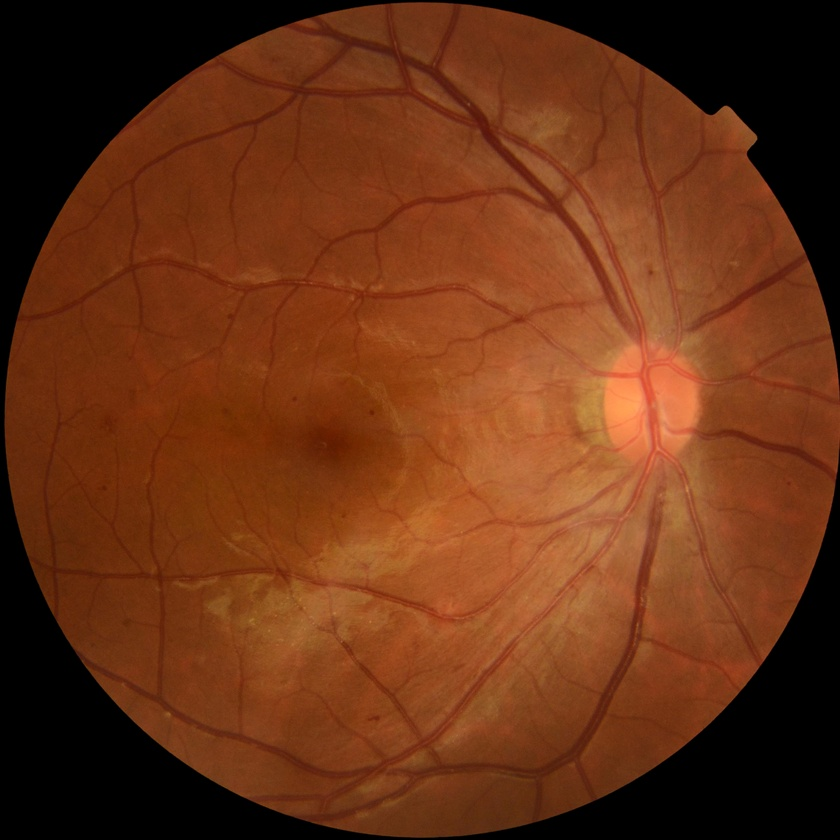
#> input picture datasets/DDR/test/images/007-1853-100.jpg, 840 x 840 px, shrunk from 2400 x 2400 before the run
$ python -i util.py   (imports and definitions only)
#> lines starting #> are read from the running program, lines starting #| are printed output that depends on the picture
#> further down, picture is the input picture: shape (840, 840, 3); mean B, G, R 21.2, 50, 104.4
import albumentations as A
import cv2
import numpy as np

from util_keypoints import transform_keypoints, remap_labels

# [1 line not run here, left out]


# [122 lines left out: functions save, read, parse_cordinates, parse_labels, albumentations_crop, sanitize_pixels and 2 more, not called in this run]


def clahe(img):
    lab = cv2.cvtColor(img, cv2.COLOR_BGR2LAB)
#> lab: shape (840, 840, 3); mean of channels 0, 1, 2 70.7, 149.2, 155.4
    l, a, b = cv2.split(lab)
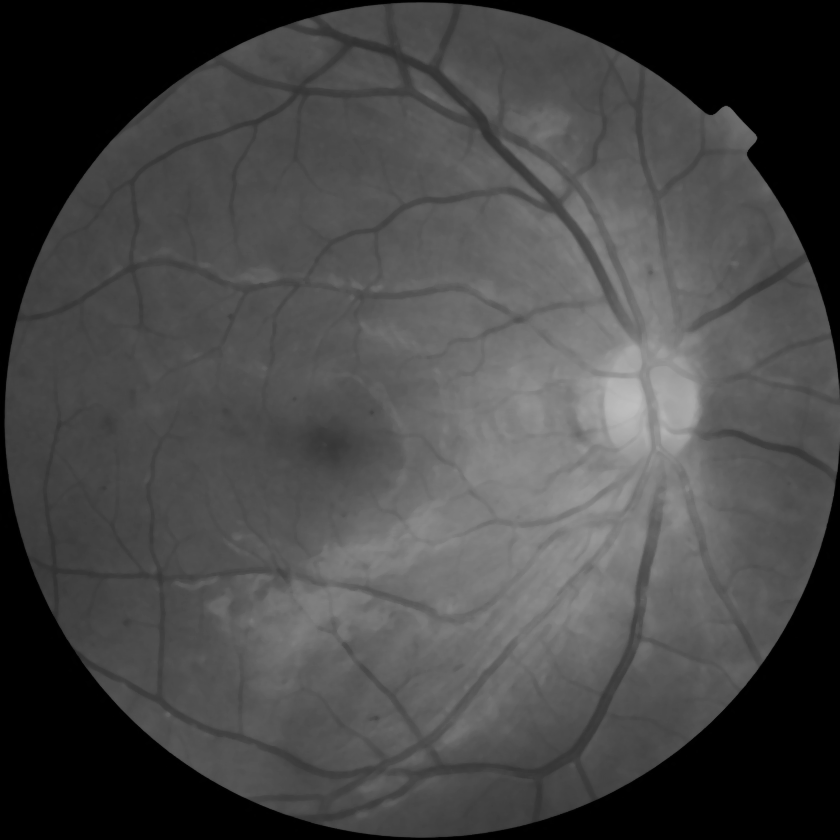
#> l: shape (840, 840); min 0, max 191, mean 70.7
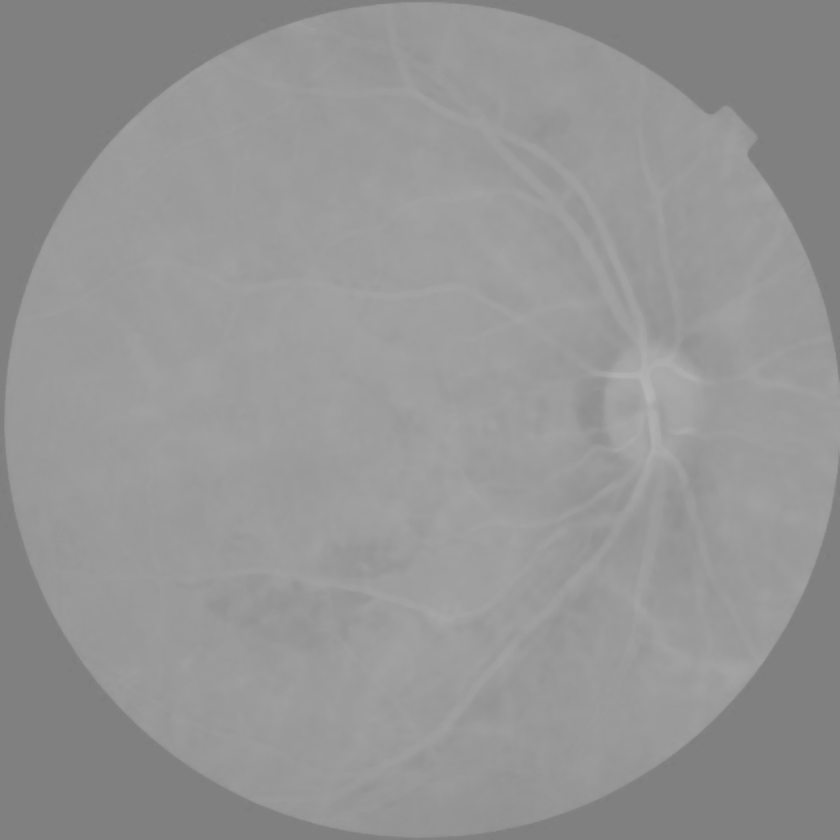
#> a: shape (840, 840); min 126, max 182, mean 149.2
    image_clahe = cv2.createCLAHE(clipLimit=6, tileGridSize=(8, 8))
    cl = image_clahe.apply(l)
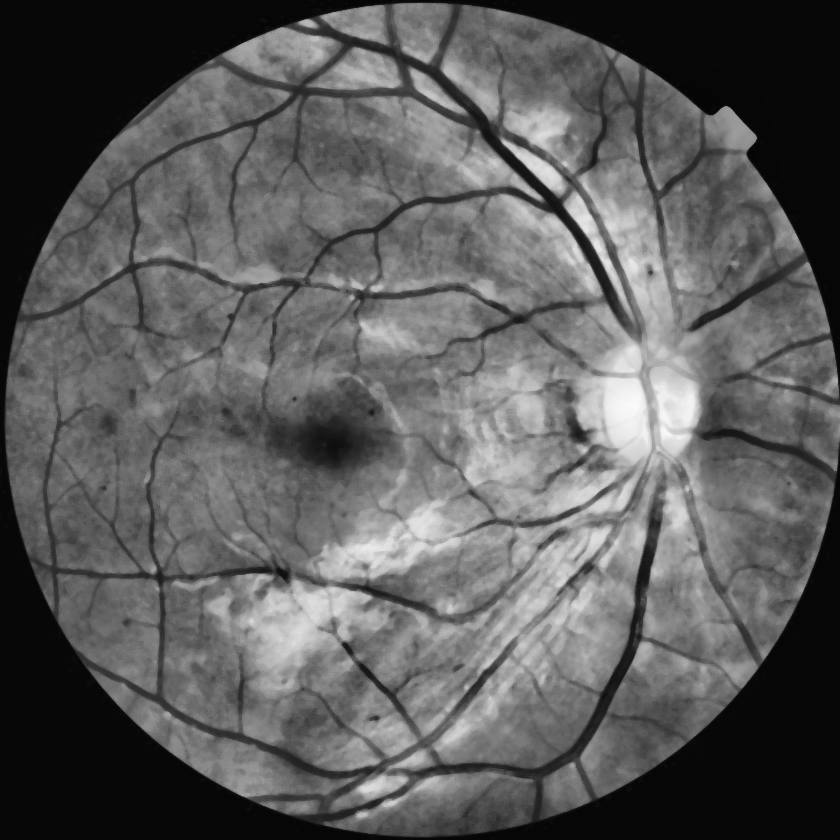
#> cl: shape (840, 840); min 5, max 249, mean 91.7
    limg = cv2.merge((cl, a, b))
#> limg: shape (840, 840, 3); mean of channels 0, 1, 2 91.7, 149.2, 155.4
    return cv2.cvtColor(limg, cv2.COLOR_LAB2BGR)
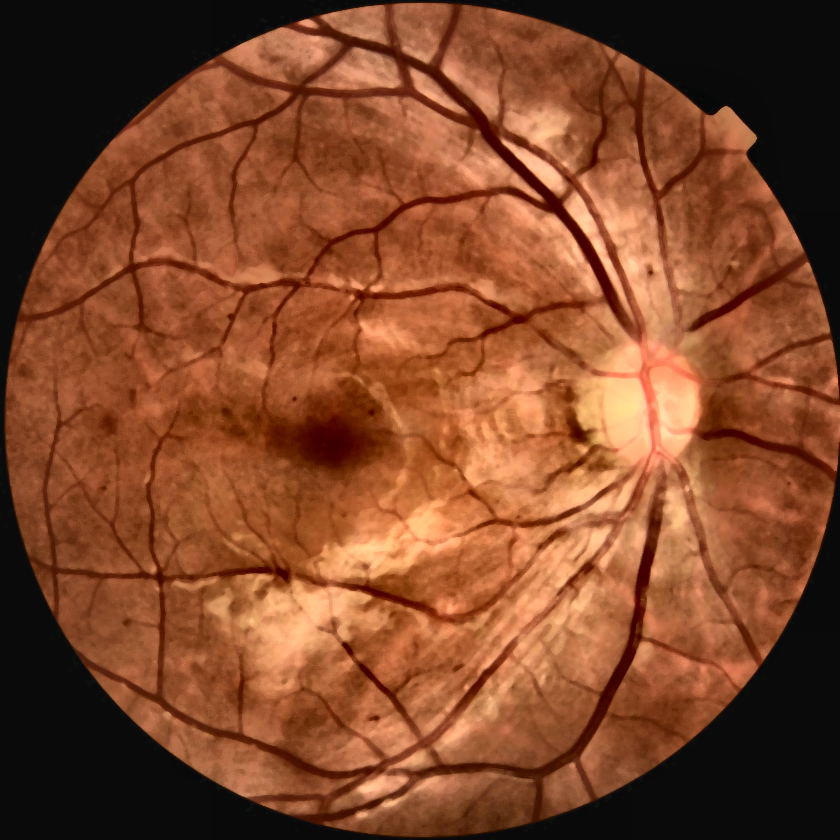
#> returned value: shape (840, 840, 3); mean B, G, R 41.4, 71.1, 128.1


def apply_pre_process(image):
    image_median_filter = cv2.medianBlur(src=image, ksize=5)
    image_clahe = clahe(image_median_filter)
    image_bilateral_filter = cv2.bilateralFilter(src=image_clahe, d=9, sigmaColor=75, sigmaSpace=75)
    return image_bilateral_filter

>>> import cv2
>>> picture = cv2.imread('../../datasets/DDR/test/images/007-1853-100.jpg')
>>> result = apply_pre_process(picture)

$ run again, on datasets/DDR/test/images/007-2408-100.jpg
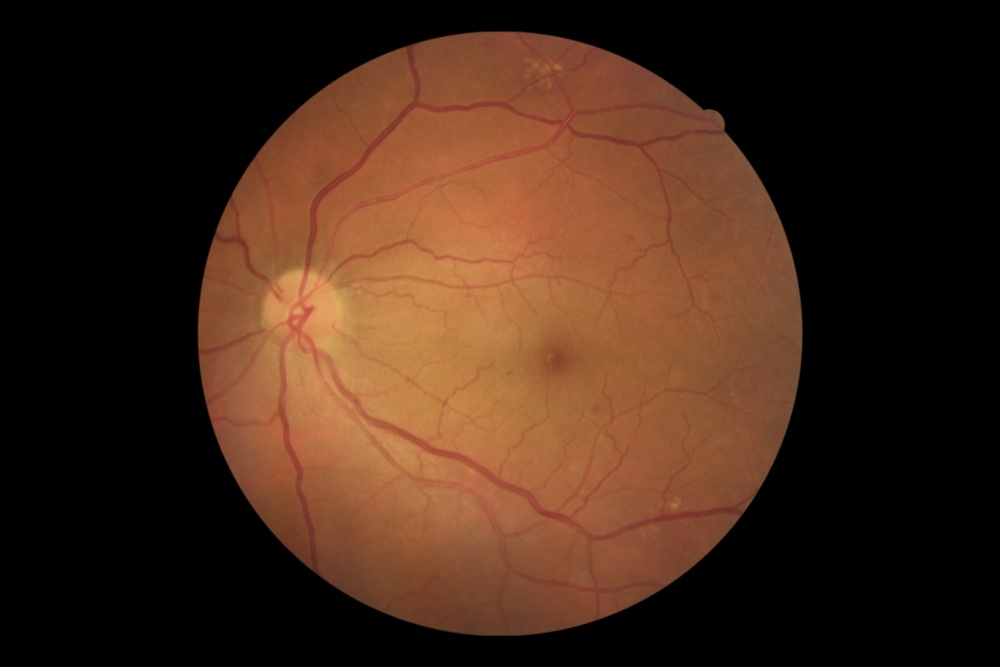
#> input picture datasets/DDR/test/images/007-2408-100.jpg, 1000 x 667 px, shrunk from 2592 x 1728 before the run
#> picture is the input picture: shape (667, 1000, 3); mean B, G, R 24.8, 40.2, 67
#> lab: shape (667, 1000, 3); mean of channels 0, 1, 2 50.3, 137.4, 141.3
#> in clahe, `l, a, b = cv2.split(lab)`:
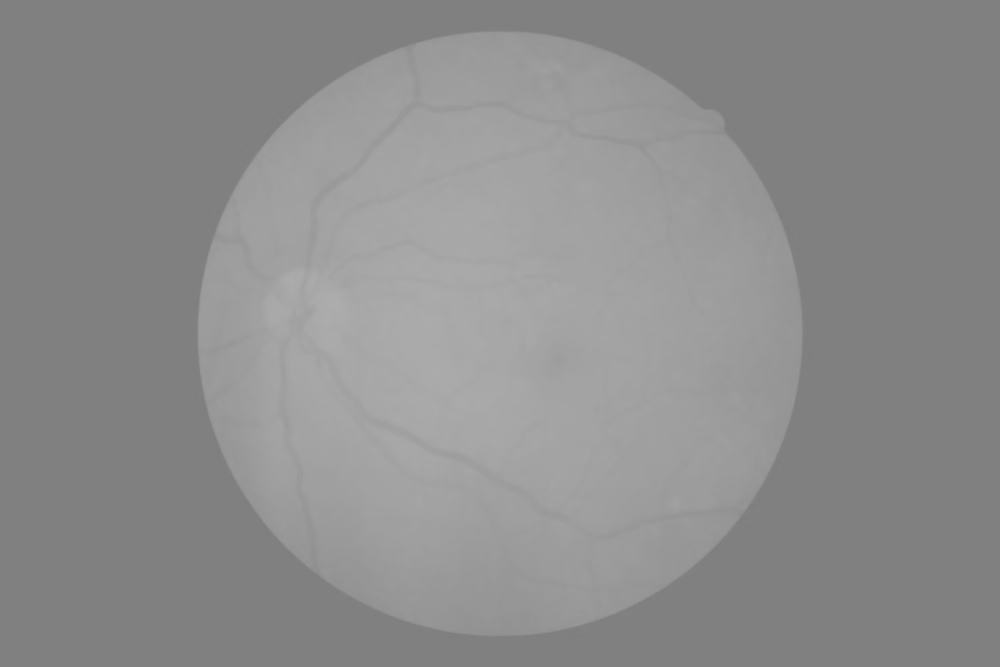
#> b: shape (667, 1000); min 126, max 174, mean 141.3
#> limg: shape (667, 1000, 3); mean of channels 0, 1, 2 58.3, 137.4, 141.3
#> in clahe, `return cv2.cvtColor(limg, cv2.COLOR_LAB2BGR)`:
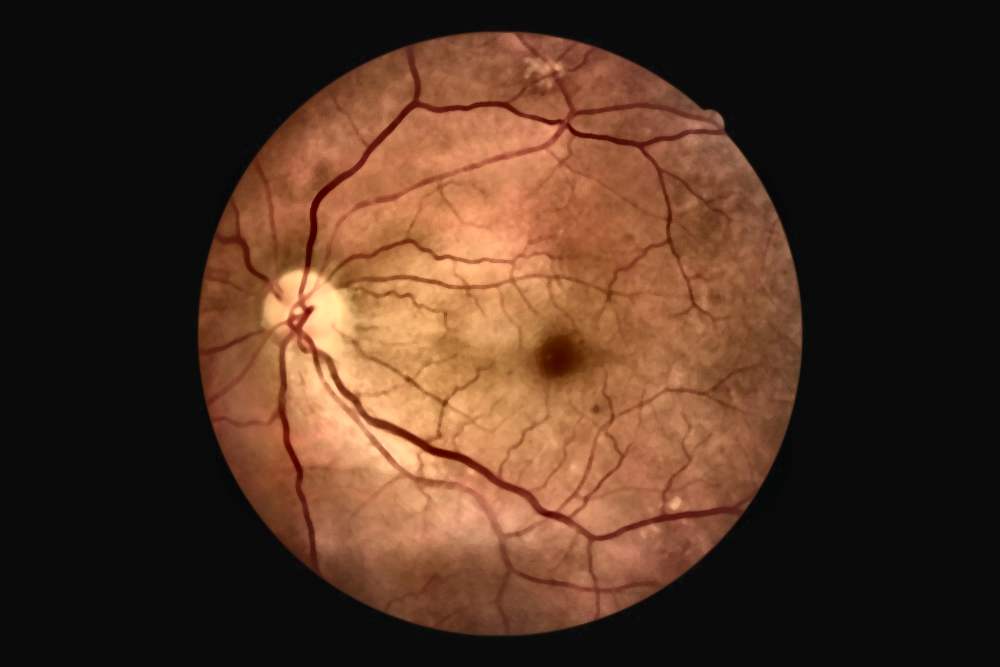
#> returned value: shape (667, 1000, 3); mean B, G, R 34.4, 50.1, 77.1
